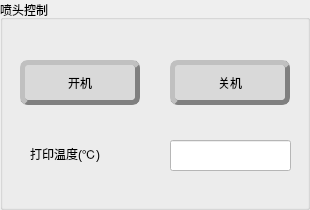
       <widget class="QGroupBox" name="groupBox_2">
        <property name="geometry">
         <rect>
          <x>20</x>
          <y>20</y>
          <width>310</width>
          <height>210</height>
         </rect>
        </property>
        <property name="title">
         <string>喷头控制</string>
        </property>
        <widget class="QPushButton" name="ConmunicationConnectionButton">
         <property name="geometry">
          <rect>
           <x>20</x>
           <y>60</y>
           <width>120</width>
           <height>45</height>
          </rect>
         </property>
         <property name="sizePolicy">
          <sizepolicy hsizetype="Expanding" vsizetype="Fixed">
           <horstretch>0</horstretch>
           <verstretch>0</verstretch>
          </sizepolicy>
         </property>
         <property name="maximumSize">
          <size>
           <width>200</width>
           <height>200</height>
          </size>
         </property>
         <property name="cursor">
          <cursorShape>PointingHandCursor</cursorShape>
         </property>
         <property name="styleSheet">
          <string notr="true">QPushButton{
background-color: rgb(217, 217, 217);
color: rgb(0,0,0);  
border-radius:8px;
font:12pt &quot;微软雅黑&quot;;
border:5px outset gray;
}
QPushButton::hover{
background-color: rgb(200, 200, 200);
color: rgb(0,0,0);  
border-radius:8px;
font:12pt &quot;微软雅黑&quot;;
border:5px groove gray;
}</string>
         </property>
         <property name="text">
          <string>    开机    </string>
         </property>
        </widget>
        <widget class="QPushButton" name="CloseSerialpushButton">
         <property name="geometry">
          <rect>
           <x>170</x>
           <y>60</y>
           <width>120</width>
           <height>45</height>
          </rect>
         </property>
         <property name="sizePolicy">
          <sizepolicy hsizetype="Expanding" vsizetype="Fixed">
           <horstretch>0</horstretch>
           <verstretch>0</verstretch>
          </sizepolicy>
         </property>
         <property name="maximumSize">
          <size>
           <width>200</width>
           <height>200</height>
          </size>
         </property>
         <property name="cursor">
          <cursorShape>PointingHandCursor</cursorShape>
         </property>
         <property name="styleSheet">
          <string notr="true">QPushButton{
background-color: rgb(217, 217, 217);
color: rgb(0,0,0);  
border-radius:8px;
font:12pt &quot;微软雅黑&quot;;
border:5px outset gray;
}
QPushButton::hover{
background-color: rgb(200, 200, 200);
color: rgb(0,0,0);  
border-radius:8px;
font:12pt &quot;微软雅黑&quot;;
border:5px groove gray;
}</string>
         </property>
         <property name="text">
          <string>关机</string>
         </property>
        </widget>
        <widget class="QLabel" name="nozzletemperature">
         <property name="geometry">
          <rect>
           <x>30</x>
           <y>140</y>
           <width>111</width>
           <height>27</height>
          </rect>
         </property>
         <property name="styleSheet">
          <string notr="true">font:12pt &quot;微软雅黑&quot;;</string>
         </property>
         <property name="text">
          <string>打印温度(℃)</string>
         </property>
        </widget>
        <widget class="QLineEdit" name="nozzletemperaturelineEdit">
         <property name="geometry">
          <rect>
           <x>170</x>
           <y>140</y>
           <width>121</width>
           <height>31</height>
          </rect>
         </property>
         <property name="styleSheet">
          <string notr="true">background-color: rgb(255, 255, 255);</string>
         </property>
        </widget>
       </widget>
